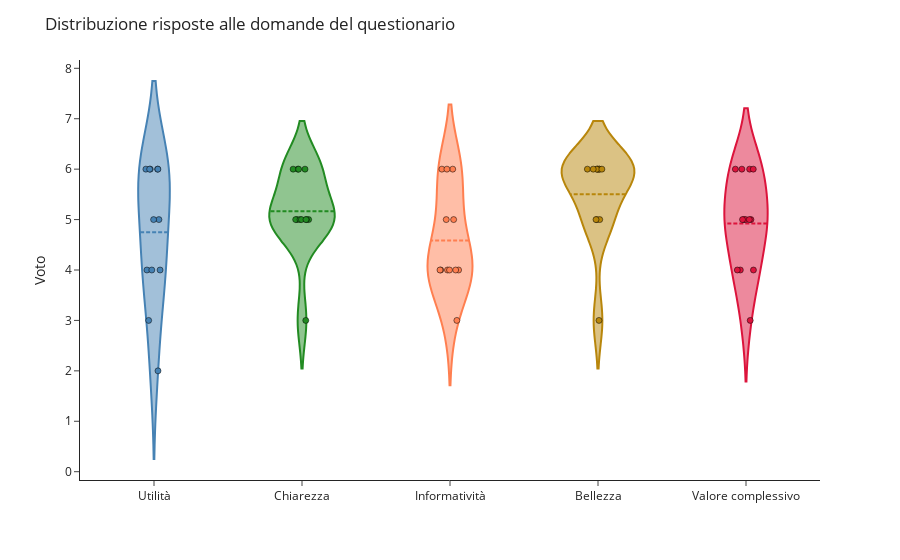

Source (notebook cell):
### Code cell
import plotly.io as pio
import plotly.express as px
fig = px.violin(dataframePsicometrico, box=True, # draw box plot inside the violin
                y="Risultati",
                x="Domanda",
                points='all', # can be 'outliers', or False
                color="Domanda",
                color_discrete_sequence=["steelblue", "forestgreen", "coral", "darkgoldenrod", "crimson"],
                template='simple_white'
               )
fig.update_layout(
    title="Distribuzione risposte alle domande del questionario",
    xaxis_title="",yaxis_title="Voto")
fig.update_traces(box_visible=False, meanline_visible=True,
                  points='all', pointpos=-0, jitter=0.4,
                  marker_line_color='rgba(0,0,0,0.5)',
                  marker_line_width=1,                  
                  showlegend=False)
fig.update_xaxes(type='category')
fig.update_layout(
    xaxis = dict(
        tickmode = 'array',
        tickvals = [1, 2, 3, 4, 5],
        ticktext = ['Utilità', 'Chiarezza', 'Informatività', 'Bellezza', 'Valore complessivo']
    )
)
fig.show()
fig.write_html("./violin_psico.html")

### Figure 1 — Plotly figure (JSON) as saved in the notebook; plotly's stock layout.template omitted (floating-point values rounded to 4 significant figures)
{"data": [{"alignmentgroup": "True", "box": {"visible": false}, "hovertemplate": "Domanda=%{x}<br>Risultati=%{y}<extra></extra>", "jitter": 0.4, "legendgroup": "1", "marker": {"color": "steelblue", "line": {"color": "rgba(0,0,0,0.5)", "width": 1}}, "meanline": {"visible": true}, "name": "1", "offsetgroup": "1", "orientation": "v", "pointpos": 0, "points": "all", "scalegroup": "True", "showlegend": false, "type": "violin", "x": [1, 1, 1, 1, 1, 1, 1, 1, 1, 1, 1, 1], "x0": " ", "xaxis": "x", "y": [2, 3, 4, 4, 4, 5, 5, 6, 6, 6, 6, 6], "y0": " ", "yaxis": "y"}, {"alignmentgroup": "True", "box": {"visible": false}, "hovertemplate": "Domanda=%{x}<br>Risultati=%{y}<extra></extra>", "jitter": 0.4, "legendgroup": "2", "marker": {"color": "forestgreen", "line": {"color": "rgba(0,0,0,0.5)", "width": 1}}, "meanline": {"visible": true}, "name": "2", "offsetgroup": "2", "orientation": "v", "pointpos": 0, "points": "all", "scalegroup": "True", "showlegend": false, "type": "violin", "x": [2, 2, 2, 2, 2, 2, 2, 2, 2, 2, 2, 2], "x0": " ", "xaxis": "x", "y": [6, 3, 5, 5, 5, 5, 5, 5, 5, 6, 6, 6], "y0": " ", "yaxis": "y"}, {"alignmentgroup": "True", "box": {"visible": false}, "hovertemplate": "Domanda=%{x}<br>Risultati=%{y}<extra></extra>", "jitter": 0.4, "legendgroup": "3", "marker": {"color": "coral", "line": {"color": "rgba(0,0,0,0.5)", "width": 1}}, "meanline": {"visible": true}, "name": "3", "offsetgroup": "3", "orientation": "v", "pointpos": 0, "points": "all", "scalegroup": "True", "showlegend": false, "type": "violin", "x": [3, 3, 3, 3, 3, 3, 3, 3, 3, 3, 3, 3], "x0": " ", "xaxis": "x", "y": [6, 3, 4, 4, 4, 4, 4, 4, 5, 5, 6, 6], "y0": " ", "yaxis": "y"}, {"alignmentgroup": "True", "box": {"visible": false}, "hovertemplate": "Domanda=%{x}<br>Risultati=%{y}<extra></extra>", "jitter": 0.4, "legendgroup": "4", "marker": {"color": "darkgoldenrod", "line": {"color": "rgba(0,0,0,0.5)", "width": 1}}, "meanline": {"visible": true}, "name": "4", "offsetgroup": "4", "orientation": "v", "pointpos": 0, "points": "all", "scalegroup": "True", "showlegend": false, "type": "violin", "x": [4, 4, 4, 4, 4, 4, 4, 4, 4, 4, 4, 4], "x0": " ", "xaxis": "x", "y": [6, 3, 5, 5, 5, 6, 6, 6, 6, 6, 6, 6], "y0": " ", "yaxis": "y"}, {"alignmentgroup": "True", "box": {"visible": false}, "hovertemplate": "Domanda=%{x}<br>Risultati=%{y}<extra></extra>", "jitter": 0.4, "legendgroup": "5", "marker": {"color": "crimson", "line": {"color": "rgba(0,0,0,0.5)", "width": 1}}, "meanline": {"visible": true}, "name": "5", "offsetgroup": "5", "orientation": "v", "pointpos": 0, "points": "all", "scalegroup": "True", "showlegend": false, "type": "violin", "x": [5, 5, 5, 5, 5, 5, 5, 5, 5, 5, 5, 5, 5], "x0": " ", "xaxis": "x", "y": [6, 3, 4, 4, 4, 5, 5, 5, 5, 5, 6, 6, 6], "y0": " ", "yaxis": "y"}], "layout": {"legend": {"title": {"text": "Domanda"}, "tracegroupgap": 0}, "margin": {"t": 60}, "title": {"text": "Distribuzione risposte alle domande del questionario"}, "violinmode": "overlay", "xaxis": {"anchor": "y", "categoryarray": [1, 2, 3, 4, 5], "categoryorder": "array", "domain": [0, 1], "tickmode": "array", "ticktext": ["Utilità", "Chiarezza", "Informatività", "Bellezza", "Valore complessivo"], "tickvals": [1, 2, 3, 4, 5], "title": {"text": ""}, "type": "category"}, "yaxis": {"anchor": "x", "domain": [0, 1], "title": {"text": "Voto"}}}}
